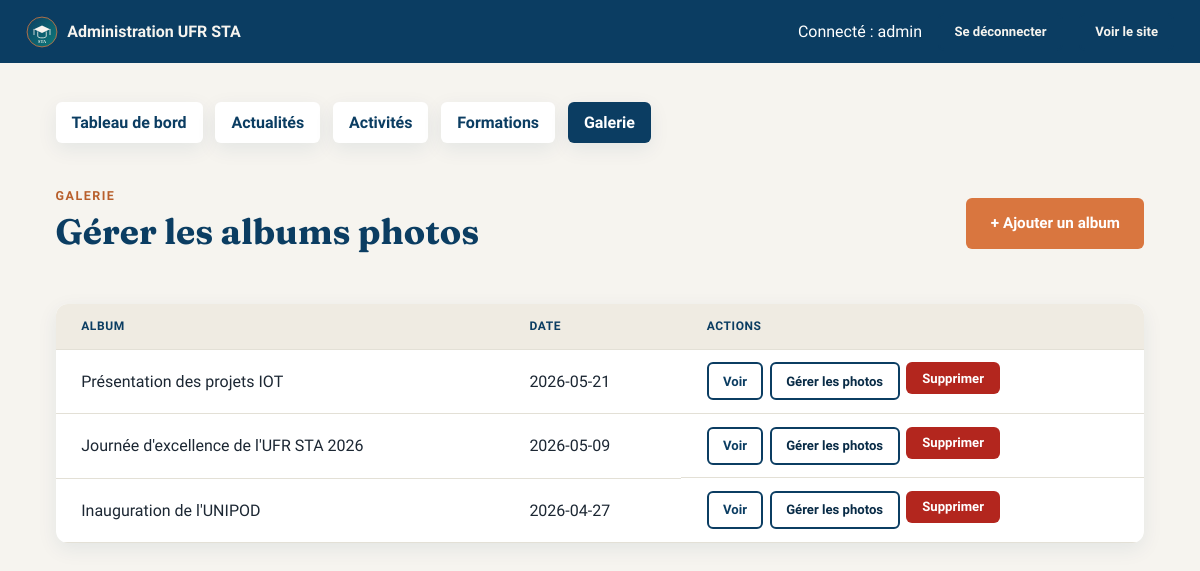
Screenshot of /admin/galerie (signed in) with the database file from the repository.
### tables this page shows
CREATE TABLE albums (
    id           INTEGER PRIMARY KEY AUTOINCREMENT,
    titre        TEXT NOT NULL,
    description  TEXT,
    date_album   TEXT
);

### backend/app.py (the view)
@app.route("/admin/galerie")
@login_required
def admin_galerie():
    albums = query_db("SELECT * FROM albums ORDER BY date_album DESC")
    return render_template("admin/galerie_list.html", albums=albums)

### backend/app.py (called while the page is built)
def get_db():
    if "db" not in g:
        g.db = sqlite3.connect(app.config["DATABASE"])
        g.db.row_factory = sqlite3.Row
        g.db.execute("PRAGMA foreign_keys = ON")
    return g.db

def query_db(query, args=(), one=False):
    cur = get_db().execute(query, args)
    rows = cur.fetchall()
    cur.close()
    return (rows[0] if rows else None) if one else rows

def login_required(view):
    @wraps(view)
    def wrapped(*args, **kwargs):
        if not session.get("admin_logged_in"):
            flash("Veuillez vous connecter pour acceder a l'administration.", "error")
            return redirect(url_for("admin_login"))
        return view(*args, **kwargs)
    return wrapped

@app.context_processor
def inject_globals():
    ticker_items = query_db(
        "SELECT id, titre FROM actualites ORDER BY date_publication DESC LIMIT 6"
    )
    return {
        "current_year": datetime.now().year,
        "nom_ufr": "UFR Sciences et Technologies Avancées (STA)",
        "ticker_items": ticker_items,
    }

### templates/admin/galerie_list.html (shortened to what this page needs)
{% extends "admin/base.html" %}
{% block content %}
<div class="section-header--flex">
  <div>
    <span class="eyebrow">Galerie</span>
    <h2>Gérer les albums photos</h2>
  </div>
  <a class="btn btn--primary" href="{{ url_for('admin_album_ajouter') }}">+ Ajouter un album</a>
</div>
{% if albums %}
<div class="table-wrapper">
  <table>
    <thead>
      <tr>
        <th>Album</th>
        <th>Date</th>
        <th>Actions</th>
      </tr>
    </thead>
    <tbody>
      {% for album in albums %}
      <tr>
        <td>{{ album['titre'] }}</td>
        <td>{{ album['date_album'] }}</td>
        <td class="actions-cell">
          <a class="btn btn--small btn--ghost" href="{{ url_for('album_detail', album_id=album['id']) }}">Voir</a>
          <a class="btn btn--small btn--outline" href="{{ url_for('admin_album_detail', album_id=album['id']) }}">Gérer les photos</a>
          <form method="POST" action="{{ url_for('admin_album_supprimer', album_id=album['id']) }}" data-confirm="Supprimer cet album et toutes ses photos ?">
            <button type="submit" class="btn btn--small btn--danger">Supprimer</button>
          </form>
        </td>
      </tr>
      {% endfor %}
    </tbody>
  </table>
</div>
{% else %}
<p class="empty-state">Aucun album enregistré.</p>
{% endif %}
{% endblock %}

### static/css/style.css (style rules this page uses)
:root { --color-navy: #0b3d62; --color-navy-dark: #082b46; --color-teal: #0e7c7b; --color-terracotta: #d9763f; --color-terracotta-dark: #b85f2c; --color-cream: #f6f4ef; --color-cream-dark: #efebe2; --color-ink: #1c2733; --color-ink-soft: #4a5568; --color-white: #ffffff; --color-line: #e3e0d6; --color-success: #1f7a4d; --color-error: #b3261e; --font-display: "Fraunces", Georgia, "Times New Roman", serif; --font-body: "Source Sans 3", "Segoe UI", Arial, sans-serif; --space-xs: 0.4rem; --space-sm: 0.8rem; --space-md: 1.6rem; --space-lg: 2.4rem; --space-xl: 4rem; --space-2xl: 6rem; --container-width: 1140px; --radius-sm: 6px; --radius-md: 12px; --shadow-card: 0 6px 20px rgba(11, 61, 98, 0.08); --shadow-card-hover: 0 12px 28px rgba(11, 61, 98, 0.14); }
*, *::before, *::after { box-sizing: border-box; }
html { scroll-behavior: smooth; }
body { margin: 0; font-family: var(--font-body); color: var(--color-ink); background: var(--color-cream); line-height: 1.6; -webkit-font-smoothing: antialiased; }
a { color: var(--color-teal); text-decoration: none; }
h1, h2, h3, h4 { font-family: var(--font-display); color: var(--color-navy); line-height: 1.15; margin: 0 0 var(--space-sm); }
h2 { font-size: clamp(1.5rem, 3.4vw, 2.2rem); }
.eyebrow { display: inline-block; font-family: var(--font-body); font-weight: 700; letter-spacing: 0.12em; text-transform: uppercase; font-size: 0.78rem; color: var(--color-terracotta-dark); margin-bottom: var(--space-xs); }
.btn { display: inline-block; font-family: var(--font-body); font-weight: 600; padding: 0.7rem 1.4rem; border-radius: var(--radius-sm); border: 2px solid transparent; cursor: pointer; text-decoration: none; font-size: 0.95rem; transition: transform 0.15s ease, box-shadow 0.15s ease; }
.btn--primary { background: var(--color-terracotta); color: var(--color-white); }
.btn--outline { background: transparent; border-color: var(--color-navy); color: var(--color-navy-dark); }
.btn--ghost { background: transparent; border-color: var(--color-navy); color: var(--color-navy); }
.btn--small { padding: 0.4rem 0.9rem; font-size: 0.82rem; }
.btn--danger { background: var(--color-error); color: var(--color-white); }
.table-wrapper { overflow-x: auto; background: var(--color-white); border-radius: var(--radius-md); box-shadow: var(--shadow-card); }
table { width: 100%; border-collapse: collapse; min-width: 560px; }
th, td { text-align: left; padding: var(--space-sm) var(--space-md); border-bottom: 1px solid var(--color-line); white-space: nowrap; }
th { background: var(--color-cream-dark); color: var(--color-navy); font-family: var(--font-body); text-transform: uppercase; font-size: 0.75rem; letter-spacing: 0.05em; }
.actions-cell { display: flex; gap: var(--space-xs); }
.section-header--flex { display: flex; align-items: center; justify-content: space-between; flex-wrap: wrap; gap: 1rem; max-width: none; margin-bottom: var(--space-lg); }

### rows the page displays
albums: titre "Présentation des projets IOT", date_album "2026-05-21"
albums: titre "Journée d'excellence de l'UFR STA 2026", date_album "2026-05-09"
albums: titre "Inauguration de l'UNIPOD", date_album "2026-04-27"

### other values shown
{{ session.get('admin_username', '') }} "admin"
